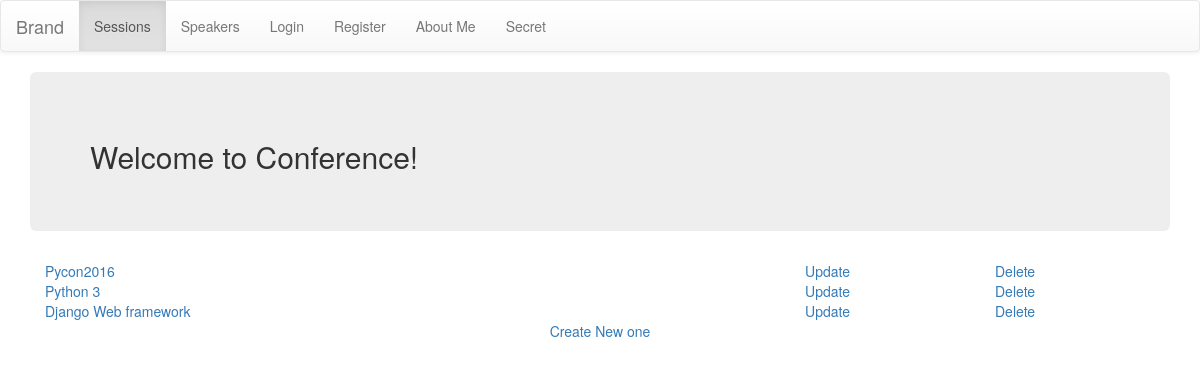
Before: /sessions/ with the older database file.
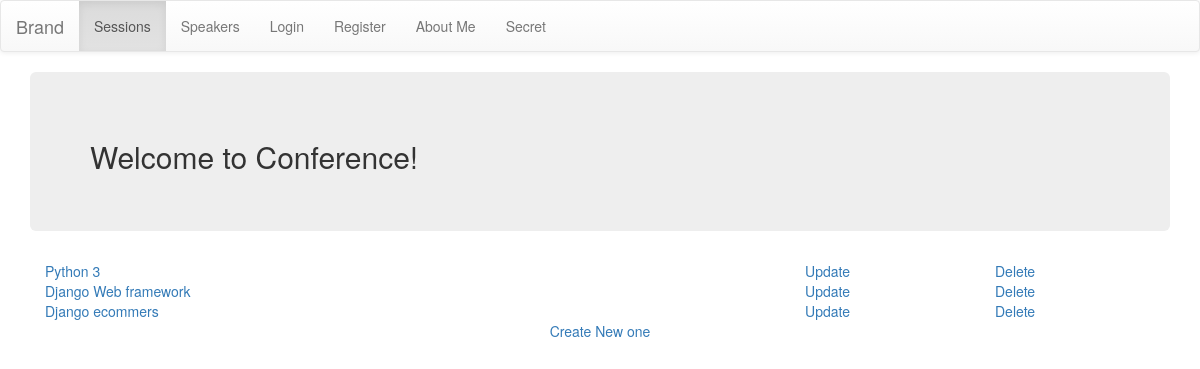
After: the same page with the newer database file.
### app/models.py (models this page shows, shortened)
class Session(models.Model):
    title = models.CharField(max_length=50)
    abstract = models.TextField(max_length=2000)
    track = models.ForeignKey(Track, on_delete=models.CASCADE)
    speaker = models.ForeignKey(Speaker, on_delete=models.CASCADE)
    status = models.CharField(max_length=1, choices=SESSION_STATUS)

### app/views.py (the view)
# urls.py: url(r'^sessions/$', views.SessionList.as_view(), name='sessions_list'),
class SessionList(ListView):
    model = Session

### app/templates/app/session_list.html (shortened to what this page needs)
{% extends 'master.html' %}
{% block content %}
    {% for session in object_list  %}
        <div class="col-md-8">
            <a href="{% url 'sessions_detail' session.pk %}">
                {{ session.title }}
            </a>
        </div>
        <div class="col-md-2">
            <a href="{% url 'sessions_update' session.pk %}">
                Update
            </a>
        </div>
        <div class="col-md-2">
            <a href="{% url 'sessions_delete' session.pk %}">
                Delete
            </a>
        </div>
    {% endfor %}
    <div class="col-md-12 text-center">
        <a href="{% url 'sessions_create' %}">
            Create New one
        </a>
    </div>
{% endblock %}

Changed rows visible on the page:
removed Session: title "Pycon2016"
added Session: title "Django ecommers"
